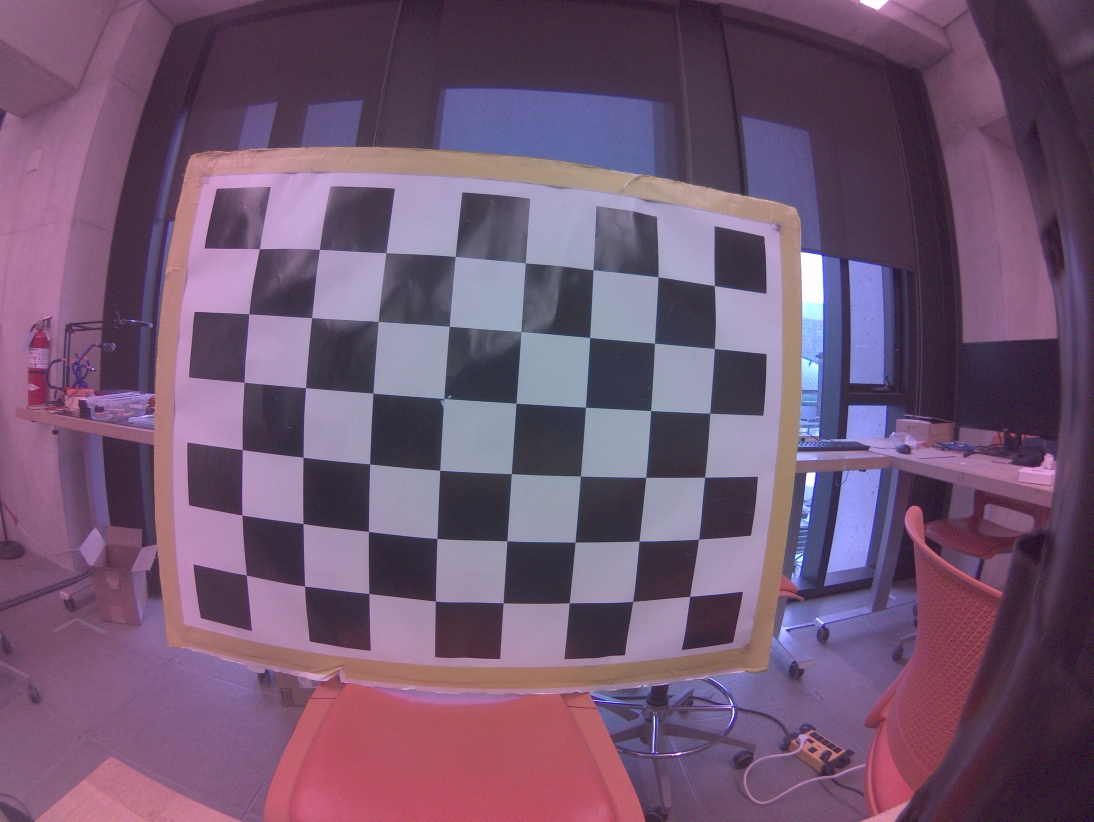
#> input picture src/Jetson-Nano-IMX219-Camera-Calibration/capture/cam_0_0.jpg, 3280 x 2464 px, given as the content of the folder Nano-IMX219-Camera-Calibration-OpenCV/capture_lowResolution/, which was not available (shown at 1/3 size)
$ python undistortion_remapping.py
#> lines starting #> are read from the running program, lines starting #| are printed output that depends on the picture; pictures that were not available may be replaced by others from this repository, and a replacement may not be noted
import cv2
import numpy as np
import os

# Camera matrix generated by `find_chessboard_corners.py`
resoluion_mode = 2
# mode 1 for 3280 * 2464 fps21
# mode 2 for 1640 * 1232 fps30

# Camera matrix generated by `find_chessboard_corners.py`
if resoluion_mode == 1:
    mtx = np.array([[3.91395464e+02, 0.00000000e+00, 3.90500968e+02],
                    [0.00000000e+00, 3.90488477e+02, 2.67791170e+02],
                    [0.00000000e+00, 0.00000000e+00, 1.00000000e+00]])
    dist = np.array([[-0.3589407, 0.17506962, 0.0007139, 0.00068398, -0.04666356]])
    folder = "/home/jetson/ROB498_FlightExercises/src/Jetson-Nano-IMX219-Camera-Calibration-OpenCV/capture/"

elif resoluion_mode == 2:
    mtx = np.array([[1.90141428e+02, 0.00000000e+00, 1.93371637e+02],
                    [0.00000000e+00, 1.90074752e+02, 1.36530788e+02],
                    [0.00000000e+00, 0.00000000e+00, 1.00000000e+00]])
    dist = np.array([[-0.33485375, 0.14237009, 0.00069925, 0.00196279, -0.03062868]])
    folder = "/home/jetson/ROB498_FlightExercises/src/Jetson-Nano-IMX219-Camera-Calibration-OpenCV/capture_lowResolution/"

for filename in os.listdir(folder):
    print("read filename %s" % filename)
    # load image
    img = cv2.imread(folder + filename)
#> img is the input picture: shape (2464, 3280, 3); mean B, G, R 114.2, 87.5, 114.2
    if img is None :
        print("empty image with filename %s" % filename)
        continue
    img = cv2.resize(img, (0,0), fx=0.25, fy=0.25)
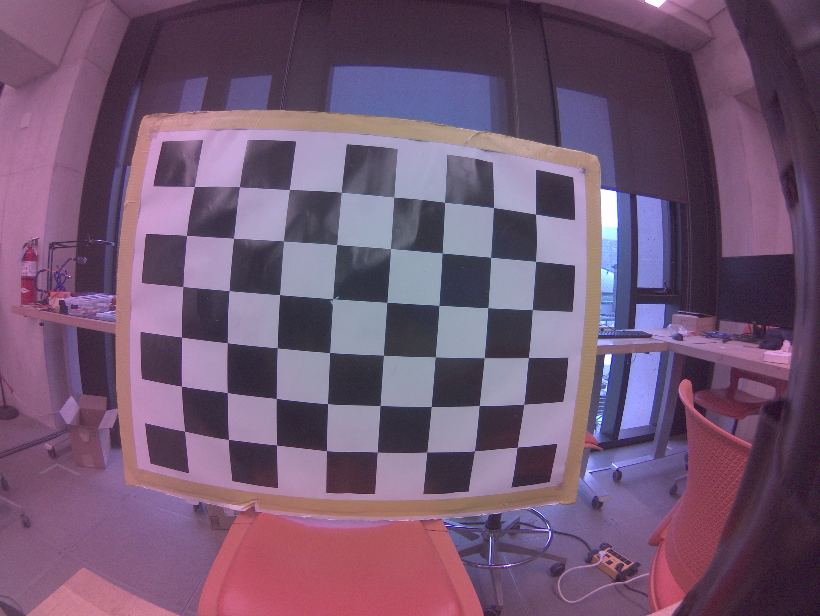
#> img: shape (616, 820, 3); mean B, G, R 114.3, 87.6, 114.3
    h, w, c = img.shape
#> h = 616; w = 820; c = 3

    # refine the camera matrix based on a free scaling parameter using cv.getOptimalNewCameraMatrix().
    newcameramtx, roi = cv2.getOptimalNewCameraMatrix(mtx, dist, (w,h), 0, (w,h))
#> roi = (0, 0, 819, 615)

    # undistort using remapping
    mapx, mapy = cv2.initUndistortRectifyMap(mtx, dist, None, newcameramtx, (w,h), 5)
    dst = cv2.remap(img, mapx, mapy, cv2.INTER_LINEAR)
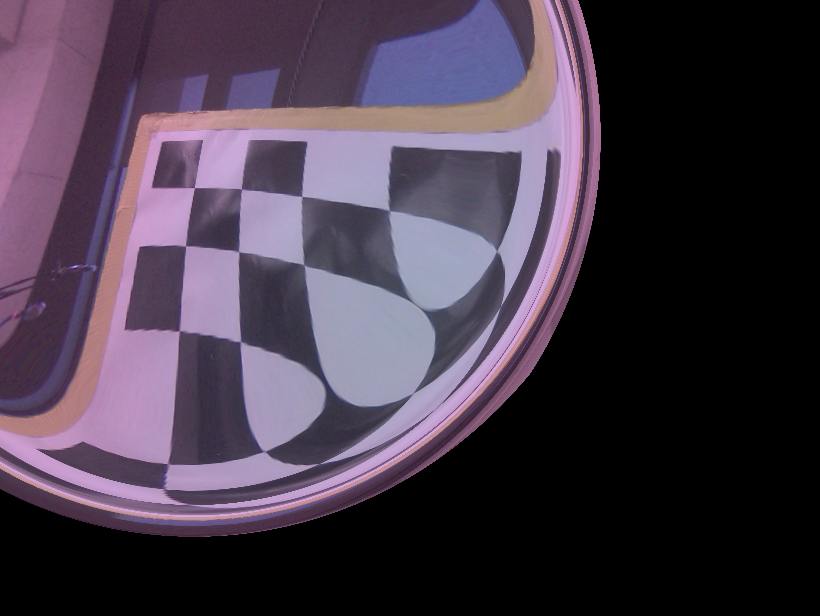
#> dst: shape (616, 820, 3); mean B, G, R 73, 57.3, 69.2
    # crop the image
    x, y, w, h = roi
#> x = 0; y = 0; w = 819; h = 615
    dst = dst[y:y+h, x:x+w]
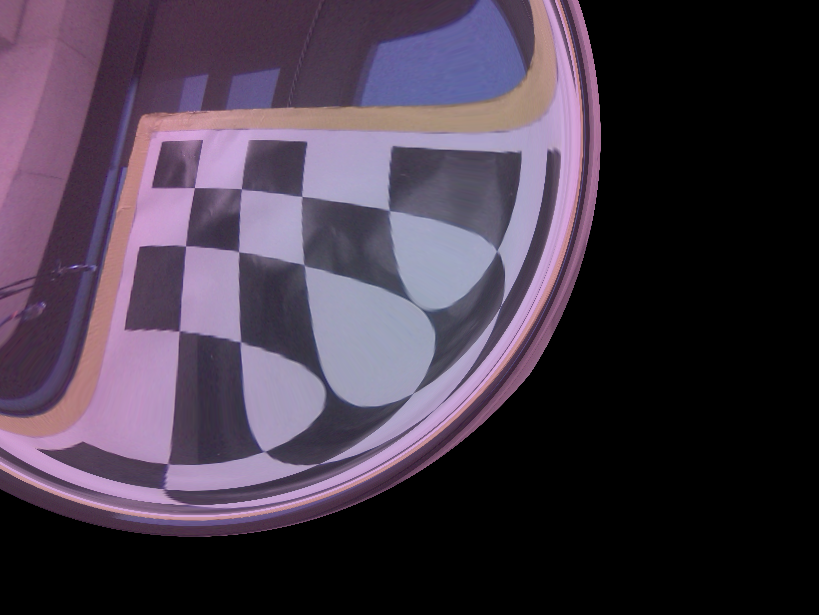
#> dst: shape (615, 819, 3); mean B, G, R 73.2, 57.5, 69.4

    cv2.imshow('calibresult.png', dst)
    cv2.waitKey(0)
cv2.destroyAllWindows()

$ run again, on src/Jetson-Nano-IMX219-Camera-Calibration/capture/cam_0_12.jpg
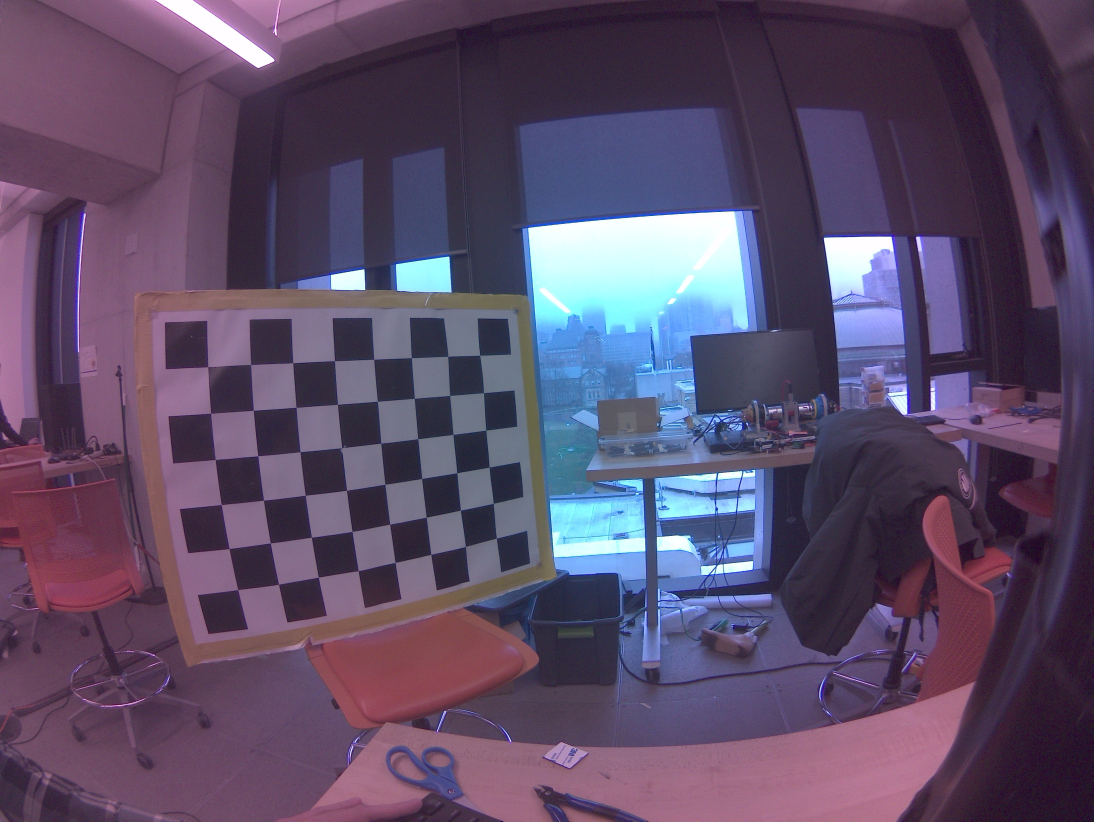
#> input picture src/Jetson-Nano-IMX219-Camera-Calibration/capture/cam_0_12.jpg, 3280 x 2464 px, given as the content of the folder Nano-IMX219-Camera-Calibration-OpenCV/capture_lowResolution/, which was not available (shown at 1/3 size)
#> img is the input picture: shape (2464, 3280, 3); mean B, G, R 104.4, 76.9, 92.5
#> `img = cv2.resize(img, (0,0), fx=0.25, fy=0.25)`:
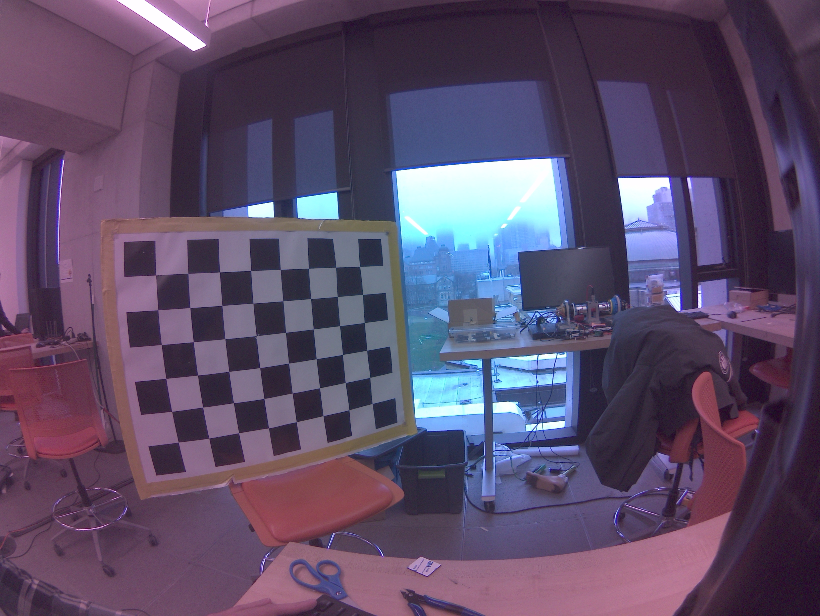
#> img: shape (616, 820, 3); mean B, G, R 104.5, 77.1, 92.6
#> `dst = cv2.remap(img, mapx, mapy, cv2.INTER_LINEAR)`:
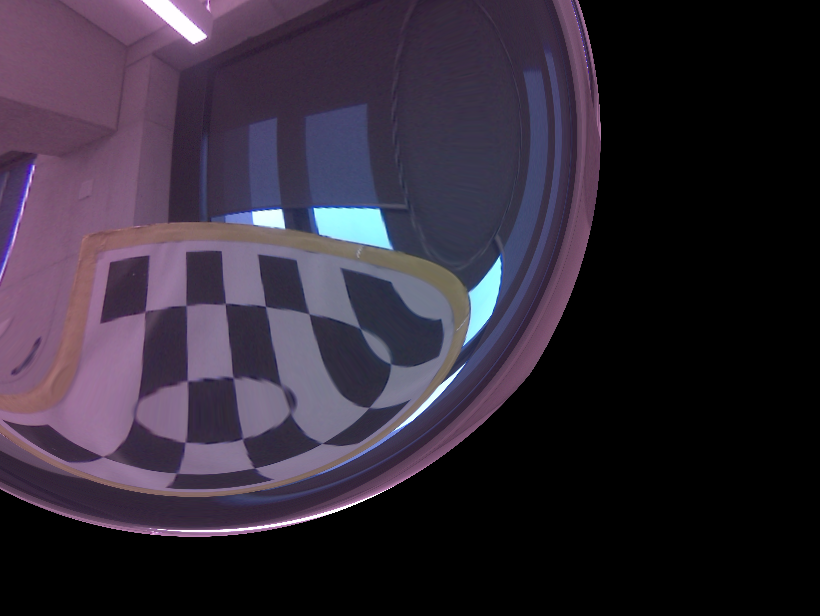
#> dst: shape (616, 820, 3); mean B, G, R 55.6, 41.9, 50.6

$ run again, on src/Jetson-Nano-IMX219-Camera-Calibration/capture/cam_0_13.jpg
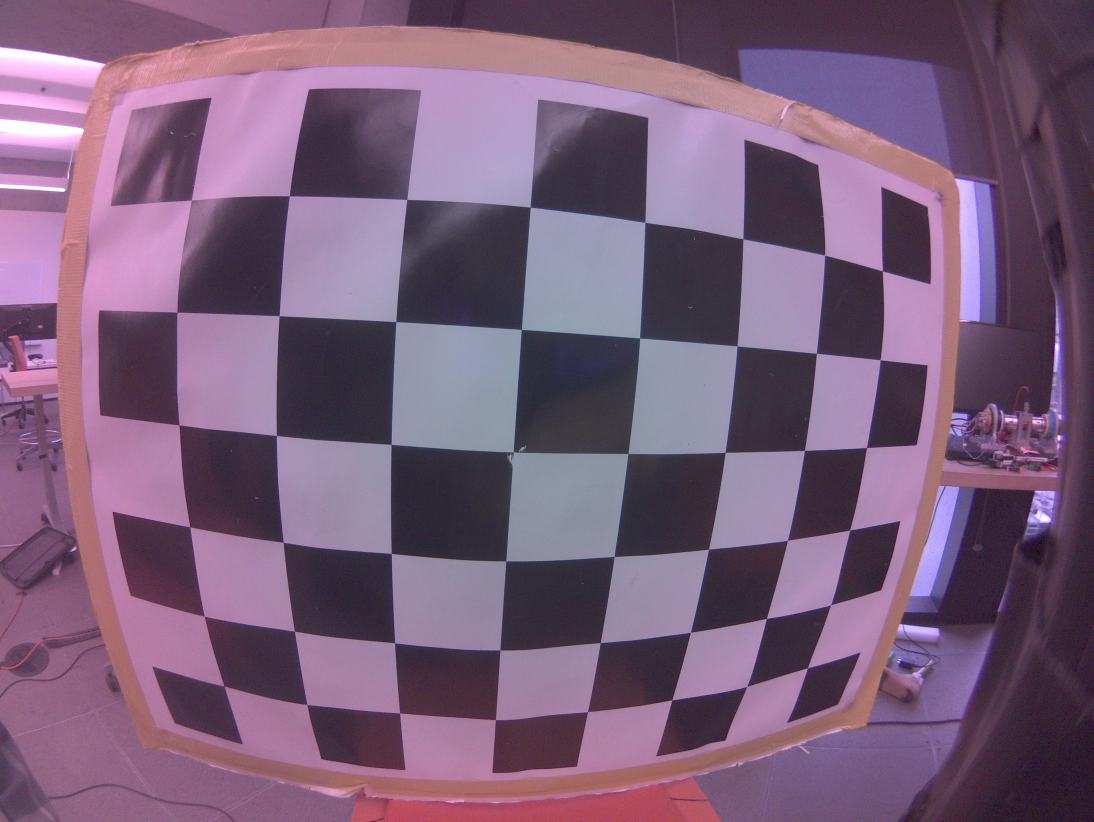
#> input picture src/Jetson-Nano-IMX219-Camera-Calibration/capture/cam_0_13.jpg, 3280 x 2464 px, given as the content of the folder Nano-IMX219-Camera-Calibration-OpenCV/capture_lowResolution/, which was not available (shown at 1/3 size)
#> img is the input picture: shape (2464, 3280, 3); mean B, G, R 122.4, 94.5, 122.5
#> `img = cv2.resize(img, (0,0), fx=0.25, fy=0.25)`:
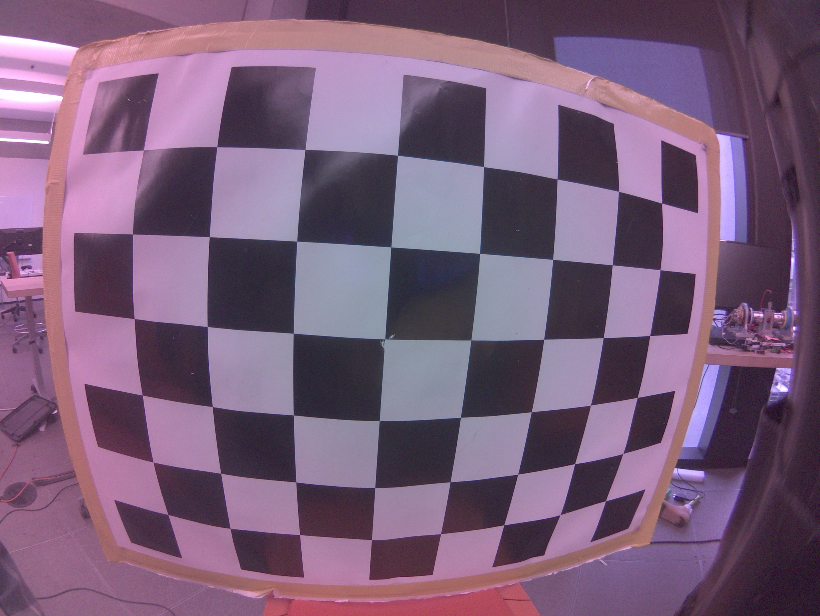
#> img: shape (616, 820, 3); mean B, G, R 122.5, 94.6, 122.6
#> `dst = dst[y:y+h, x:x+w]`:
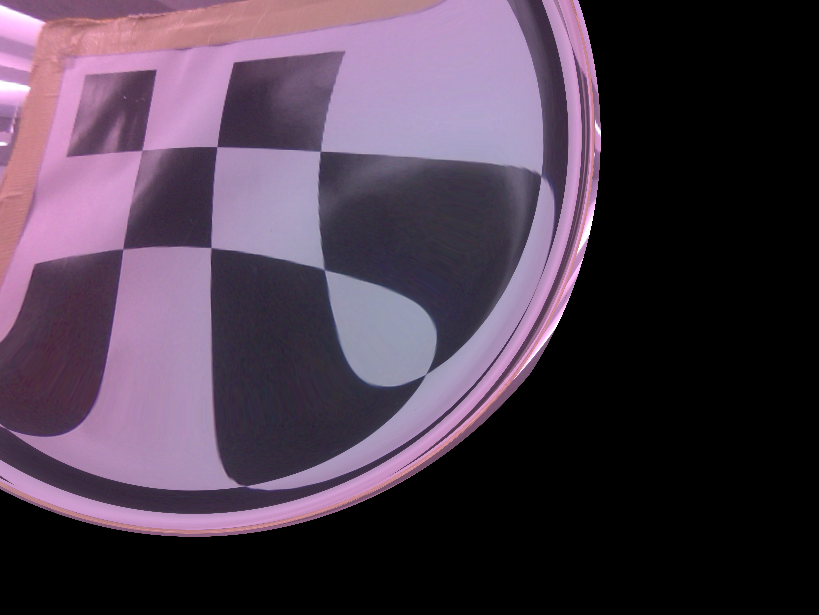
#> dst: shape (615, 819, 3); mean B, G, R 77.7, 60.7, 76.4
